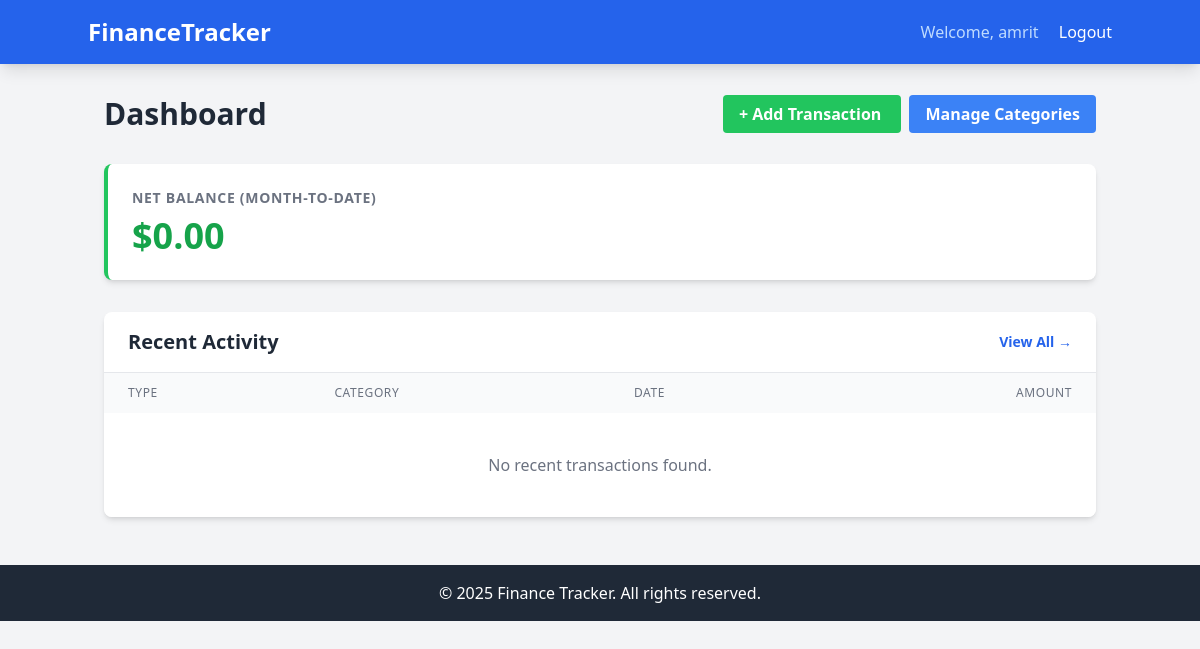
Before: /transactions/dashboard/ (signed in) with the older database file.
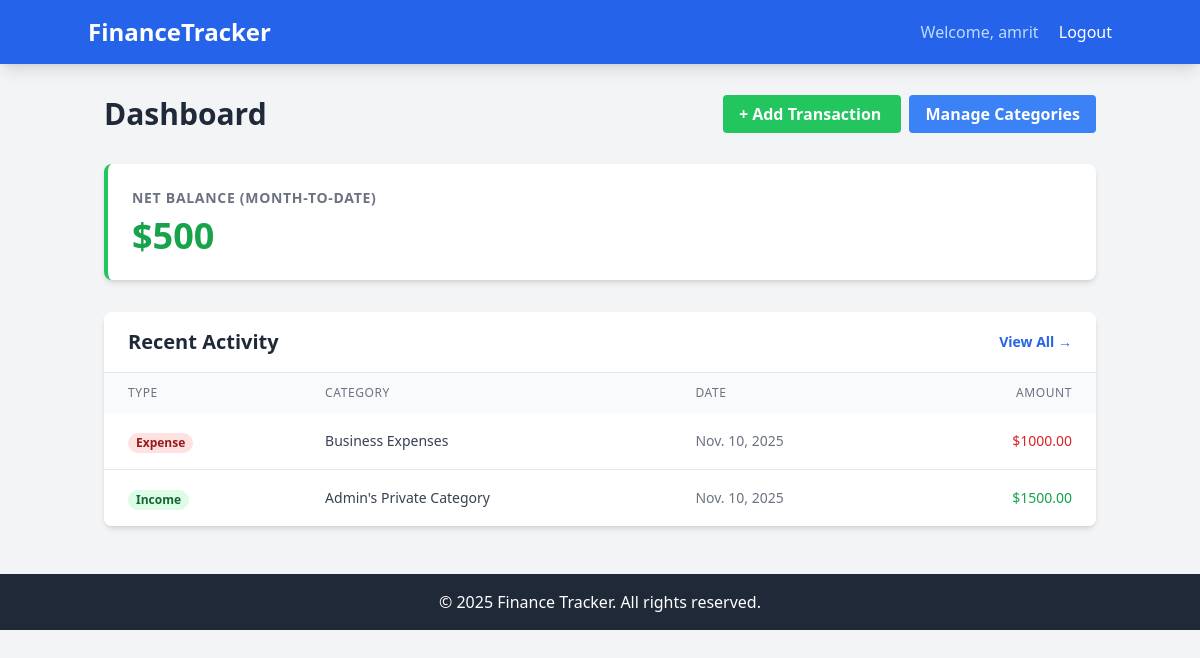
After: the same page with the newer database file.
### transactions/models.py (models this page shows, shortened)
class Transaction(models.Model):
    TRANSACTION_TYPES = (
        ('INCOME', 'Income'),
        ('EXPENSE', 'Expense'),
    )
    category = models.ForeignKey(Category, on_delete=models.CASCADE, related_name="transactions")
    user = models.ForeignKey(User, on_delete=models.CASCADE, related_name="transactions", null=True, blank=True)
    amount = models.DecimalField(max_digits=12, decimal_places=2)
    transaction_type = models.CharField(max_length=10, choices=TRANSACTION_TYPES)
    date = models.DateField()
    note = models.CharField(max_length=255, blank=True)
    created_at = models.DateTimeField(auto_now_add=True)

class Category(models.Model):
    user = models.ForeignKey(User, on_delete=models.CASCADE, related_name="categories")
    name = models.CharField(max_length=100)
    description = models.TextField(blank=True)
    created_at = models.DateTimeField(auto_now_add=True)
    class Meta:
        unique_together = ('name', 'user')   # ⬅ ensures unique category names per user
        verbose_name_plural = "Categories"

### transactions/views.py (the view)
# urls.py: path('dashboard/', DashboardView.as_view(), name='dashboard'),
class DashboardView(LoginRequiredMixin, TemplateView):
    template_name = "transactions/dashboard.html"
    def get_context_data(self, **kwargs):
        context = super().get_context_data(**kwargs)
        user_transactions = Transaction.objects.filter(user=self.request.user).order_by("-date")
        from .services.financial import calculate_mtd_balance
        context['net_balance'] = calculate_mtd_balance(self.request.user)
        context['recent_transactions'] = user_transactions[:10]
        return context

### transactions/services/financial.py (called while the page is built)
def calculate_mtd_balance(user):
    today = date.today()
    mtd_transactions = Transaction.objects.filter(
        user=user,
        date__year=today.year,
        date__month=today.month
    )
    aggregation = mtd_transactions.aggregate(
        net_balance=Sum(
            Case(
                When(transaction_type='INCOME', then='amount'),
                When(transaction_type='EXPENSE', then=-1 * F('amount')), # We need F() expression here? No, simpler to just sum signed values if we could.
                default=0,
                output_field=DecimalField()
            )
        )
    )
    return aggregation['net_balance'] or Decimal('0.00')

### transactions/templates/transactions/dashboard.html (shortened to what this page needs)
{% extends 'base.html' %}
{% block content %}
<div class="flex flex-col md:flex-row justify-between items-center mb-8">
    <h1 class="text-3xl font-bold text-gray-800">Dashboard</h1>
    <div class="mt-4 md:mt-0 space-x-2">
        <a href="{% url 'add_transaction' %}"
            class="bg-green-500 hover:bg-green-600 text-white font-bold py-2 px-4 rounded transition duration-200">
            + Add Transaction
        </a>
        <a href="{% url 'category_list' %}"
            class="bg-blue-500 hover:bg-blue-600 text-white font-bold py-2 px-4 rounded transition duration-200">
            Manage Categories
        </a>
    </div>
</div>
<div
    class="bg-white rounded-lg shadow-md p-6 mb-8 border-l-4 {% if net_balance >= 0 %}border-green-500{% else %}border-red-500{% endif %}">
    <h2 class="text-gray-500 text-sm uppercase font-semibold tracking-wider">Net Balance (Month-to-Date)</h2>
    <p class="text-4xl font-bold {% if net_balance >= 0 %}text-green-600{% else %}text-red-600{% endif %} mt-2">
        ${{ net_balance }}
    </p>
</div>
<div class="bg-white rounded-lg shadow-md overflow-hidden">
    <div class="px-6 py-4 border-b border-gray-200 flex justify-between items-center">
        <h3 class="text-xl font-bold text-gray-800">Recent Activity</h3>
        <a href="{% url 'transaction_list' %}" class="text-blue-600 hover:text-blue-800 text-sm font-semibold">View All
            &rarr;</a>
    </div>
    <div class="overflow-x-auto">
        <table class="min-w-full">
            <thead class="bg-gray-50">
                <tr>
                    <th class="px-6 py-3 text-left text-xs font-medium text-gray-500 uppercase tracking-wider">Type</th>
                    <th class="px-6 py-3 text-left text-xs font-medium text-gray-500 uppercase tracking-wider">Category
                    </th>
                    <th class="px-6 py-3 text-left text-xs font-medium text-gray-500 uppercase tracking-wider">Date</th>
                    <th class="px-6 py-3 text-right text-xs font-medium text-gray-500 uppercase tracking-wider">Amount
                    </th>
                </tr>
            </thead>
            <tbody class="bg-white divide-y divide-gray-200">
                {% for t in recent_transactions %}
                <tr class="hover:bg-gray-50 transition duration-150">
                    <td class="px-6 py-4 whitespace-nowrap">
                        {% if t.transaction_type == 'INCOME' %}
                        <span
                            class="px-2 inline-flex text-xs leading-5 font-semibold rounded-full bg-green-100 text-green-800">
                            Income
                        </span>
                        {% else %}
                        <span
                            class="px-2 inline-flex text-xs leading-5 font-semibold rounded-full bg-red-100 text-red-800">
                            Expense
                        </span>
                        {% endif %}
                    </td>
                    <td class="px-6 py-4 whitespace-nowrap text-sm text-gray-700">
                        {{ t.category.name }}
                    </td>
                    <td class="px-6 py-4 whitespace-nowrap text-sm text-gray-500">
                        {{ t.date }}
                    </td>
                    <td
                        class="px-6 py-4 whitespace-nowrap text-sm text-right font-medium {% if t.transaction_type == 'INCOME' %}text-green-600{% else %}text-red-600{% endif %}">
                        ${{ t.amount }}
                    </td>
                </tr>
                {% empty %}
                <tr>
                    <td colspan="4" class="px-6 py-10 text-center text-gray-500">
                        No recent transactions found.
                    </td>
                </tr>
                {% endfor %}
            </tbody>
        </table>
    </div>
</div>
{% endblock %}

### transactions/templates/base.html (shortened to what this page needs)
<!DOCTYPE html>
<html lang="en">
<head>
    <script src="https://cdn.tailwindcss.com"></script>
</head>
<body class="bg-gray-100 font-sans leading-normal tracking-normal">
    <nav class="bg-blue-600 p-4 shadow-lg">
        <div class="container mx-auto flex justify-between items-center">
            <a href="{% url 'dashboard' %}" class="text-white text-2xl font-bold">FinanceTracker</a>
            <div>
                {% if user.is_authenticated %}
                <span class="text-blue-200 mr-4">Welcome, {{ user.username }}</span>
                <a href="{% url 'account_logout' %}" class="text-white hover:text-blue-200">Logout</a>
                {% else %}
                <a href="{% url 'account_login' %}" class="text-white hover:text-blue-200">Login</a>
                {% endif %}
            </div>
        </div>
    </nav>
    <div class="container mx-auto mt-8 px-4">
        {% block content %}
        {% endblock %}
    </div>
    <footer class="bg-gray-800 text-white text-center p-4 mt-12">
        <p>&copy; 2025 Finance Tracker. All rights reserved.</p>
    </footer>
</body>
</html>

Changed rows visible on the page:
added Transaction: transaction_type "Expense", category.name "Business Expenses", date "Nov. 10, 2025", amount "1000.00"
added Transaction: transaction_type "Income", category.name "Admin's Private Category", date "Nov. 10, 2025", amount "1500.00"
Other visible differences:
{{ net_balance }}: "0.00" → "500"
text no longer shown: "No recent transactions found."
